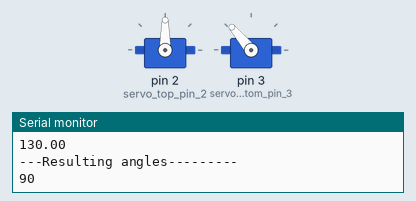
A sketch run on a simulated Arduino Nano, built with avr-gcc and run on an emulated ATmega328P. Shown: 2 × servo, the last lines printed to the serial monitor. Random numbers use the default seed unless the sketch sets one.

Above: at 1.1 s.
At 10.6 s:
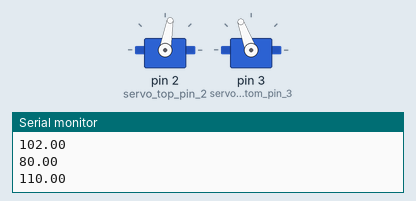
At 16.6 s:
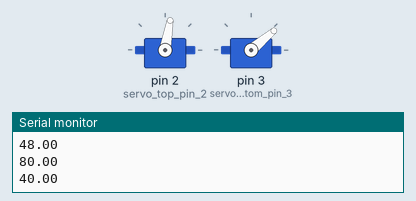
At 30.1 s:
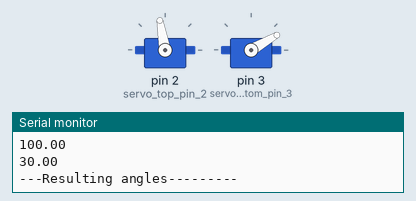
Timing chart, 0 to 40.0 s (numbered marks = the images above):
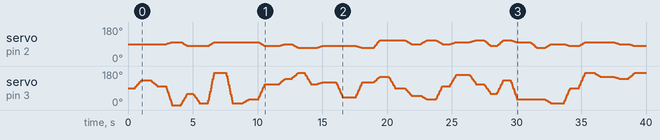

The sketch:

Laser_Gun_No_Pult.ino
```cpp
#include <Servo.h>

/*
    Full Tutorial
    https://steemit.com/utopian-io/@jbeguna04/simulating-servo-motors-in-arduino-nano-step-by-step-tutorial-how-to-program-arduino-nano-for-servo-motor
    Servo can rotate approximately 180 degrees (90 degrees in each direction)
*/
Servo servo_top_pin_2;
Servo servo_bottom_pin_3;

int topServoAngle = 90;
int bottomServoAngle = 90;

const int angleIncrement = 30;

void setup()
{
  Serial.begin(9600);
  resetServos();
}

void resetServos()
{
  servo_top_pin_2.attach(2, 530, 2600);
  servo_bottom_pin_3.attach(3, 530, 2600);

  servo_top_pin_2.write(90);
  servo_bottom_pin_3.write(90);

  delay(500);
  servo_top_pin_2.detach();
  servo_bottom_pin_3.detach();
}

void rotateBothServos(int newTopAngle, int newBottomAngle, int delayMs, int speed)
{
  int steps = 10;
  float topStepSize = (topServoAngle - newTopAngle) / steps;
  float bottomStepSize = (bottomServoAngle - newBottomAngle) / steps;

  Serial.println("------------");
  Serial.println(topServoAngle);
  Serial.println(bottomServoAngle);
  Serial.println("------------");
  Serial.println(newTopAngle);
  Serial.println(newBottomAngle);
  Serial.println("------------");
  Serial.println(topStepSize);
  Serial.println(bottomStepSize);
  Serial.println("------------");

  servo_top_pin_2.attach(2, 530, 2600);
  servo_bottom_pin_3.attach(3, 530, 2600);

  float tempTopServoAngle = topServoAngle;
  float tempBottomServoAngle = bottomServoAngle;
  for (int i = 0; i < steps; i++)
  {
    tempTopServoAngle -= topStepSize;
    tempBottomServoAngle -= bottomStepSize;
    Serial.println(tempTopServoAngle);
    Serial.println(tempBottomServoAngle);
    servo_top_pin_2.write(round(tempTopServoAngle) );
    servo_bottom_pin_3.write(round(tempBottomServoAngle) );
    delay(100/speed);
  }

  topServoAngle = round(tempTopServoAngle);
  bottomServoAngle = round(tempBottomServoAngle);

  Serial.println("---Resulting angles---------");
  Serial.println(topServoAngle);
  Serial.println(bottomServoAngle);

  delay(delayMs);
  servo_top_pin_2.detach();
  servo_bottom_pin_3.detach();
}


void rotateServosRandomly(int delay, int speed) {
  int topServoAngle = random(60, 120);
  int bottomServoAngle = random(0, 180);
  Serial.println("rotateBothServos");
  rotateBothServos(topServoAngle, bottomServoAngle, delay, speed);
}

void loop(){
  int behaviourID = random(1,4);
  int delay = 0;
  int repetitions = 0;
  Serial.println(behaviourID);
  switch (behaviourID) {
  case 1:
    // rapid movements
    repetitions = random(10, 150);
    for(int i= 0; i < repetitions; i++){
      delay = random(1, 300);
      rotateServosRandomly(delay, 100);
    }
  break;
  case 2:
    // fast movements
    repetitions = random(7, 50);
    for(int i= 0; i < repetitions; i++){
      delay = random(300, 1000);
      rotateServosRandomly(delay, 2);
    }
    break;
  case 3:
    // normal movements
    repetitions = random(5, 15);
    for(int i= 0; i < repetitions; i++){
      delay = random(300, 2500);
      rotateServosRandomly(delay, 1);
    }
  break;
  case 4:
    // Suudden Jerk movements
    repetitions = random(5, 20);
    for(int i= 0; i < repetitions; i++){
      delay = random(1500, 4500);
      rotateServosRandomly(delay, 100);
    }
  break;
  default:

  break;
}


}
```
